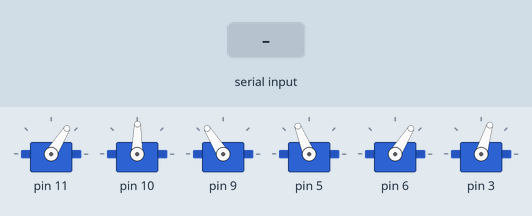
This sketch was run on a simulated Arduino Uno, built with avr-gcc and run on an emulated ATmega328P. On the bench: 6 × servo. Inputs (shaded band) come from the test bench.

Above: at 7.2 s.
7.3 s: "n" received over Serial
10.3 s: "c" received over Serial
At 12.08 s:
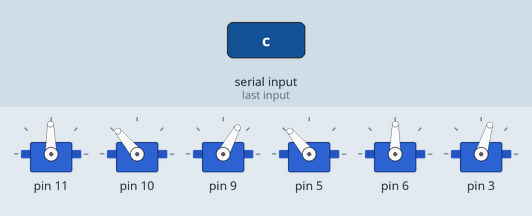
At 14.3 s:
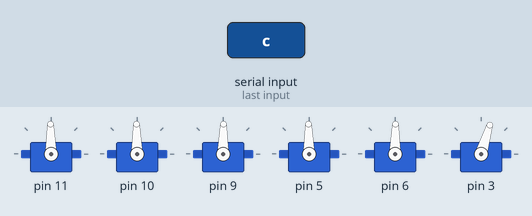
Timing chart, 0 to 15.8 s (numbered marks = the images above; inputs shaded):
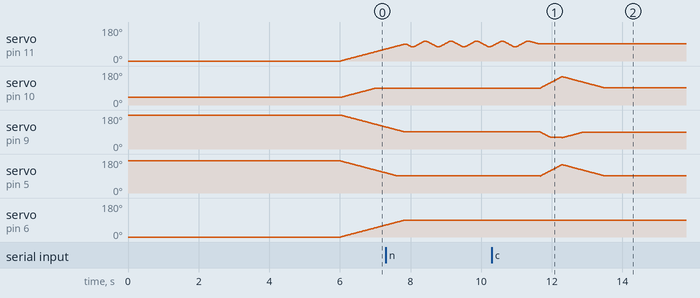

The sketch:

231204_ArmZoom.ino
```cpp
#include <Braccio.h>
#include <Servo.h>

Servo base;
Servo shoulder;
Servo elbow;
Servo wrist_rot;
Servo wrist_ver;
Servo gripper;

void setup() {
  Braccio.begin();
  Serial.begin(9600);
}

void agree() {
  for (int i = 0; i < 5; i++) {
    Braccio.ServoMovement(10, 90, 90, 85, 80, 90, 73);
    delay(100);
    Braccio.ServoMovement(10, 90, 90, 95, 100, 90, 73);
    delay(100);
  }
}

void disagree() {
  for (int i = 0; i < 5; i++) {
    Braccio.ServoMovement(10, 75, 90, 90, 90, 90, 73);
    delay(50);
    Braccio.ServoMovement(10, 105, 90, 90, 90, 90, 73);
    delay(50);
  }
}

void cantsay() {
  Braccio.ServoMovement(10, 90, 150, 60, 150, 90, 73);
}

void loop() {
  Braccio.ServoMovement(20,         90, 90, 90, 90, 90,  73);
  if (Serial.available() > 0) {
    char val = Serial.read();
    if (val == 'y') {
      agree();
    } else if (val == 'n') {
      disagree();
    } else if (val == 'c'){
      cantsay();
    }
  }
}
```

Measured:
- after the input at 10.3 s, servo on pin 10: rises from 89° to 150° in 0.62 s, then falls to 91° in 1.2 s
